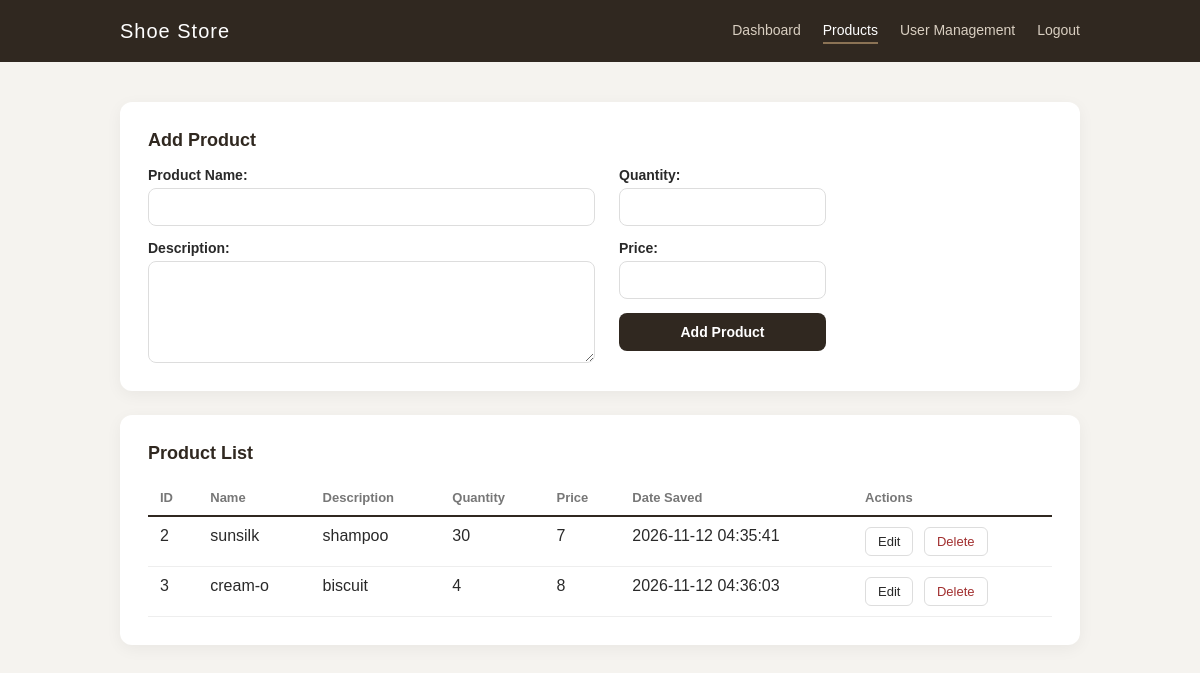
The page /products.php (signed in) on the database its author committed.
### tables this page shows
CREATE TABLE `products` (
  `id` int(11) NOT NULL,
  `name` varchar(100) NOT NULL,
  `description` text NOT NULL,
  `quantity` int(11) NOT NULL,
  `price` decimal(10,0) NOT NULL,
  `created_at` timestamp NOT NULL DEFAULT current_timestamp(),
  `created_by` int(11) NOT NULL,
  `updated_at` timestamp NOT NULL DEFAULT current_timestamp() ON UPDATE current_timestamp()
);

### config.php (called while the page is built, shortened)
<?php
  function h($str){
    return htmlspecialchars($str ?? '', ENT_QUOTES, 'UTF-8');
}
?>

### products.php (the view, shortened to what this page needs)
<?php
    require_once "config.php";
?>
<!DOCTYPE html>
<html lang="en">
<head>
    <link rel="stylesheet" href="style.css">
</head>
<body>
    <header class="topbar">
        <div class="wrap">
            <span class="brand">Shoe Store</span>
            <nav class="nav">
                <a href="dashboard.php">Dashboard</a>
                <a href="products.php" class="active">Products</a>
                <?php if($_SESSION['role'] === "admin"): ?>
                <a href="users.php">User Management</a>
                <?php endif; ?>
                <a href="logout.php">Logout</a>
            </nav>
        </div>
    </header>
    <div class="main wrap">
        <?php if($_SESSION['role'] === "admin"): ?>
        <div class="panel">
            <h3>Add Product</h3>
            <form action="" method="post" class="product-form">
                <div>
                    <div>
                        <label for="">Product Name:</label>
                        <input type="text" name="product_name" id=""required>
                    </div>
                    <div>
                        <label for="">Description:</label>
                        <textarea name="description" id="" cols="50" rows="5"required></textarea>
                    </div>
                </div>
                <div>
                    <div>
                        <label for="">Quantity:</label>
                        <input type="number" name="quantity" id=""required>
                    </div>
                    <div>
                        <label for="">Price:</label>
                        <input type="number" name="price" id="" step="0.01" required>
                    </div>
                    <div>
                        <input type="submit" value="Add Product" name="addproductbtn">
                    </div>
                </div>
            </form>
        </div>
        <?php endif; ?>
        <div class="panel">
            <h3>Product List</h3>
            <table>
                <thead>
                    <tr>
                        <th>ID</th>
                        <th>Name</th>
                        <th>Description</th>
                        <th>Quantity</th>
                        <th>Price</th>
                        <th>Date Saved</th>
                        <?php if($_SESSION['role'] === "admin"): ?>
                        <th>Actions</th>
                        <?php endif; ?>
                    </tr>
                </thead>
                <tbody>
                    <?php
                       $fetchproduct = mysqli_query($connect, "SELECT * FROM products");
                       if (mysqli_num_rows($fetchproduct) > 0) {
                        while ($product = mysqli_fetch_assoc($fetchproduct)) {
                    ?>
                            <tr>
                                <td><?php echo $product['id']; ?></td>
                                <td><?php echo h($product['name']); ?></td>
                                <td><?php echo h($product['description']); ?></td>
                                <td><?php echo $product['quantity']; ?></td>
                                <td><?php echo $product['price']; ?></td>
                                <td><?php echo $product['created_at']; ?></td>
                                <?php if($_SESSION['role'] === "admin"): ?>
                                <td>
                                    <button onclick="window.location.href='editproduct.php?productid=<?php echo $product['id']; ?>'">Edit</button>
                                    <button class="btn-danger" onclick="window.location.href='deleteproduct.php?productid=<?php echo $product['id']; ?>'">Delete</button>
                                </td>
                                <?php endif; ?>
                            </tr>
                     <?php
                        }
                       } else {
                        ?>
                            <tr>
                                <td colspan="7">No products found.</td>
                            </tr>
                        <?php
                         }
                    ?>
                </tbody>
            </table>
        </div>
    </div>
</body>
</html>

### style.css (style rules this page uses)
* { margin: 0; padding: 0; box-sizing: border-box; }
body { font-family: Arial, sans-serif; background: #f5f3ef; color: #292929; min-height: 100vh; }
.wrap { max-width: 1000px; margin: 0 auto; padding: 0 20px; }
.topbar { background: #302820; color: white; }
.topbar .wrap { display: flex; align-items: center; justify-content: space-between; gap: 20px; min-height: 62px; }
.brand { font-size: 20px; letter-spacing: 1px; }
.nav { display: flex; flex-wrap: wrap; gap: 22px; }
.nav a { color: #d9cfc1; text-decoration: none; font-size: 14px; padding: 4px 0; border-bottom: 2px solid transparent; }
.nav a.active { color: white; border-bottom-color: #8b7355; }
.main { margin-top: 40px; margin-bottom: 60px; }
.main h3 { font-size: 18px; margin-bottom: 16px; color: #302820; }
.panel { background: white; padding: 28px; margin-bottom: 24px; border-radius: 12px; box-shadow: 0 4px 16px rgba(0, 0, 0, 0.05); overflow-x: auto; }
.product-form { display: flex; flex-wrap: wrap; gap: 24px; }
.product-form > div { display: flex; flex-direction: column; gap: 14px; }
.product-form > div > div { display: flex; flex-direction: column; gap: 5px; }
.main label { font-size: 14px; font-weight: bold; }
.main input[type="text"], .main input[type="number"], .main textarea { width: 100%; padding: 10px 12px; border: 1px solid #ddd; border-radius: 8px; font-family: inherit; font-size: 14px; outline: none; }
.main textarea { min-width: 280px; resize: vertical; }
.main input[type="submit"] { padding: 11px 20px; background: #302820; color: white; border: none; border-radius: 8px; font-size: 14px; font-weight: bold; cursor: pointer; }
.main table { width: 100%; border-collapse: collapse; }
.main th { padding: 10px 12px; text-align: left; font-size: 13px; color: #777; border-bottom: 2px solid #302820; white-space: nowrap; }
.main td { padding: 10px 12px; text-align: left; vertical-align: top; border-bottom: 1px solid #eee; }
.main td button { padding: 6px 12px; background: white; color: #292929; border: 1px solid #ddd; border-radius: 6px; font-size: 13px; cursor: pointer; }
.main td button + button { margin-left: 6px; }
.main td button.btn-danger { color: #a12e2e; }

### rows shown on the page
products: id "2", name "sunsilk", description "shampoo", quantity "30", price "7", created_at "2026-11-12 04:35:41"
products: id "3", name "cream-o", description "biscuit", quantity "4", price "8", created_at "2026-11-12 04:36:03"
